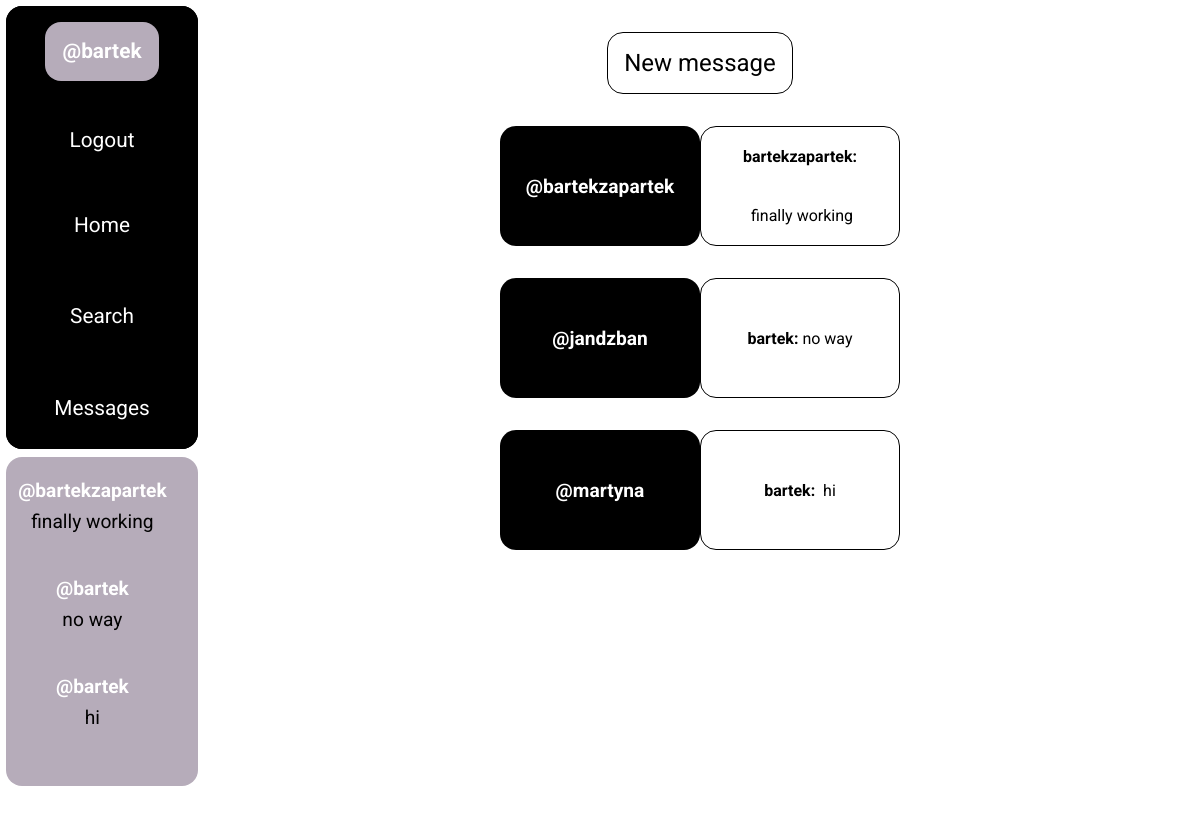
/show-chats/ (signed in), run on the app's committed database.
### base/models.py (models this page shows)
class Chat(models.Model):
    participant_1 = models.ForeignKey(User, on_delete = models.CASCADE, related_name = 'participant_1')
    participant_2 = models.ForeignKey(User, on_delete = models.CASCADE, related_name = 'participant_2')
    recent_message_owner = models.TextField(blank = True, null = True, default = '')
    recent_message = models.TextField(blank = True, null = True, default = '')
    created = models.DateTimeField(auto_now = True)
    updated = models.DateTimeField(auto_now_add = True)
    class Meta:
        ordering = ['-created', '-updated']

### base/views.py (the view)
# urls.py: path('show-chats/', views.show_chats_view, name = 'show-chats'),
@login_required(login_url = 'login')
def show_chats_view(request):
    user_chats = Chat.objects.filter(
        Q(participant_1 = request.user) |
        Q(participant_2 = request.user)
    )
    context = {'chats' : user_chats, 'recent_activity_chats' : get_recent_activity_chats(request)}
    return render(request, 'base/chats.html', context)

### base/views.py (called while the page is built)
def get_recent_activity_chats(request):
    if request.user.is_authenticated:
        return Chat.objects.filter(
            Q(participant_1 = request.user) | Q(participant_2 = request.user)
            )[:3]
    return None

### base/templates/base/chats.html
{% extends 'main.html' %}
{% block static %}
    {% load static %}
    <link rel="stylesheet" href="{% static 'base/chats.css' %}">
{% endblock static %}
{% block content %}
    <div class="chats-section">
        <a href = "{% url 'create-chat' %}" class = "create-chat">
            New message
        </a>
        {% for chat in chats %}
            <div class="chat">
                <a href="{% url 'chat-content' chat.id %}" class = "username">
                    {% if chat.participant_1 != request.user %}
                        @{{ chat.participant_1.username }}
                    {% else %}
                        @{{ chat.participant_2.username }}
                    {% endif %}
                </a>
                <a href="{% url 'chat-content' chat.id %}" class="recent-message">
                    <span>{{ chat.recent_message_owner }}:</span>&nbsp;{{ chat.recent_message | slice:":25" }}
                </a>
            </div>
        {% endfor %}
    </div>
{% endblock content %}

### templates/components/user-info-component.html
<div class="user-info-content">
    {% if request.user.is_authenticated %}
    <a href = "{% url 'user-profile' request.user.username %}">
        <div class = "username-item">
                @{{ request.user.username }}
        </div>
    </a>
    <a href = "{% url 'logout' %}">
        <div class = "logout-item">
                Logout
        </div>
    </a>
    {% else %}
    <a href = "{% url 'login' %}">
        <div class = "logout-item">
                Login &#183; Register
        </div>
    </a>
    {% endif %}
</div>

### templates/components/recent-activity-component.html
<div class="recent-activity-wrapper">
    {% if errors %}
    <div class="recent-activity-messages">
        <ul>
            {% for message in messages %}
                <li>{{ message }}</li>
            {% endfor %}
        </ul>
    </div>
    {% else %}
        <div class="recent-activity-messages">
            {% for chat in recent_activity_chats %}
              <a href="{% url 'chat-content' chat.id %}">
                    <span>@{{ chat.recent_message_owner }}</span>
                    <p>{{ chat.recent_message | slice:":20" }}</p>
              </a>
            {% endfor %}
        </div>
    {% endif %}
</div>

### static/components/preconfig.css (style rules this page uses)
*, *::after, *::before { box-sizing: border-box; padding: 0; margin: 0; }
a, input, label, p { text-decoration: none; color: black; border: none; }

### static/components/user-info-component.css (style rules this page uses)
.user-info-content { display: flex; flex-direction: column; align-items: center; justify-content: space-around; width: 100%; height: 40%; background-color: black; color: white; font-size: 1.3rem; border-radius: 1rem; }
.username-item { padding: 1.1rem; font-weight: 700; background-color: rgb(182, 172, 186); border-radius: 1rem; color: white; transition: padding 0.3s, color 0.3s; }
.logout-item { padding: 1rem; color: white; border-radius: 1rem; transition: padding 0.3s, background-color 0.3s, color 0.3s; }

### static/components/recent-activity-component.css (style rules this page uses)
.recent-activity-wrapper { display: flex; justify-content: center; width: 90%; height: 90%; }
.recent-activity-messages { display: flex; flex-direction: column; width: 80%; }
.recent-activity-messages > a { display: flex; flex-direction: column; justify-content: center; align-items: center; width: 100%; height: 33%; gap: 0.5rem; }
.recent-activity-messages > a > p { font-size: 1.2rem; }
.recent-activity-messages > a > span { color: white; font-weight: 700; font-size: 1.2rem; }

### base/static/base/chats.css (style rules this page uses)
.chats-section { display: flex; flex-direction: column; align-items: center; margin-top: 2rem; width: 100%; height: 100%; gap: 2rem; }
.create-chat { padding: 1rem; border: 1px black solid; font-size: 1.5rem; border-radius: 1rem; transition: padding 0.3s, background-color 0.3s, color 0.3s; }
.chat { display: flex; justify-content: center; border-radius: 1rem; width: 40%; height: 15%; transition: background-color 0.2s, scale 0.4s; }
.username { display: flex; justify-content: center; align-items: center; font-size: 1.2rem; font-weight: 700; width: 50%; height: 100%; background-color: black; border-radius: 1rem; color:white; }
.recent-message { border-radius: 1rem; border: 1px solid black; background-color: white; width: 50%; height: 100%; display: flex; justify-content: center; align-items: center; flex-wrap: wrap; }
.recent-message > span { color: black; font-weight: 700; }

### data on the page
Chat: recent_message_owner "bartekzapartek", recent_message "finally working", participant_1.username "bartekzapartek"
Chat: recent_message_owner "bartek", recent_message "no way", participant_2.username "jandzban"
Chat: recent_message_owner "bartek", recent_message "hi", participant_1.username "martyna"

### other printed values
{{ request.user.username }} "bartek"
